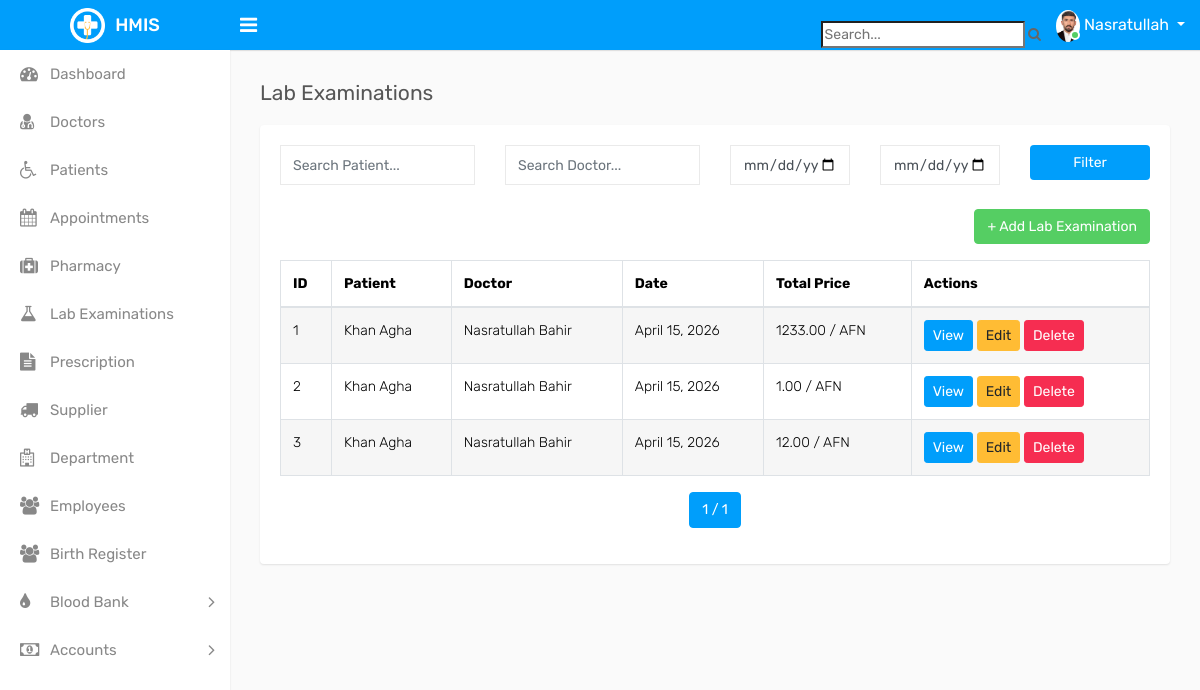
Before: /lab/ (signed in) with the older database file.
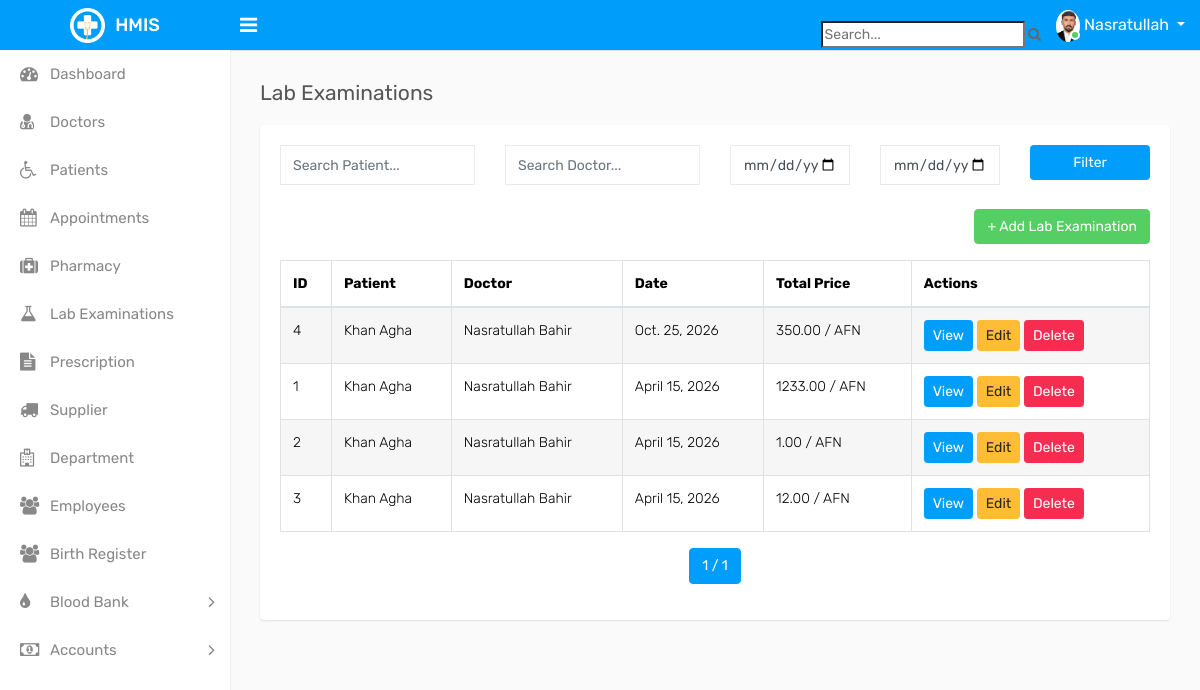
After: the same page with the newer database file.
### pharmacy/models.py (models this page shows, shortened)
class LabExamination(models.Model):
    patient = models.ForeignKey(Patient, on_delete=models.CASCADE)
    doctor = models.ForeignKey(Doctor, on_delete=models.SET_NULL, null=True)
    date = models.DateField(default=timezone.now)
    def total_cost(self):
        return sum(item.price for item in self.items.all())

class Patient(models.Model):
    GENDER_CHOICES = [
        ('M', 'Male'),
        ('F', 'Female')
    ]
    department = models.ForeignKey(Department, on_delete=models.SET_NULL, null=True)
    full_name = models.CharField(max_length=100)
    age = models.IntegerField()
    gender = models.CharField(max_length=1, choices=GENDER_CHOICES)
    contact = models.CharField(max_length=15)
    address = models.TextField()
    sick_type = models.TextField()
    registration_date = models.DateField(default=timezone.now)

class Doctor(models.Model):
    GENDER_CHOICES = [
        ('M', 'Male'),
        ('F', 'Female')
    ]
    photo = models.ImageField(
        upload_to='doctors/',
        blank=True,
        null=True
    )
    department = models.ForeignKey(Department, on_delete=models.SET_NULL, null=True)
    user = models.OneToOneField(User, on_delete=models.CASCADE)
    full_name = models.CharField(max_length=100)
    gender = models.CharField(max_length=1, choices=GENDER_CHOICES)
    contact = models.CharField(max_length=15)
    email = models.EmailField()
    address = models.TextField()
    available_days = models.CharField(max_length=100)
    specialization = models.CharField(max_length=100)
    education = models.TextField()
    experience = models.TextField()

class LabExaminationItem(models.Model):
    lab_exam = models.ForeignKey(
        LabExamination,
        on_delete=models.CASCADE,
        related_name="items"
    )
    examination_type = models.CharField(max_length=100)
    unit = models.CharField(max_length=100)
    normal = models.CharField(max_length=100)
    result = models.TextField()
    price = models.DecimalField(max_digits=10, decimal_places=2)

### pharmacy/views.py (the view)
# urls.py: path('lab/', views.lab_list, name='lab_list'),
@login_required
def lab_list(request):
    lab_exams = LabExamination.objects.select_related("patient", "doctor").all().order_by("-date")
    patient = request.GET.get('patient')
    doctor = request.GET.get('doctor')
    start_date = request.GET.get('start_date')
    end_date = request.GET.get('end_date')
    if patient:
        lab_exams = lab_exams.filter(patient__full_name__icontains=patient)
    if doctor:
        lab_exams = lab_exams.filter(doctor__full_name__icontains=doctor)
    if start_date and end_date:
        lab_exams = lab_exams.filter(date__range=[start_date, end_date])
    paginator = Paginator(lab_exams.order_by('-date'), 10)
    page_number = request.GET.get('page')
    page_obj = paginator.get_page(page_number)
    return render(request, "lab/lab_list.html", {"page_obj": page_obj})

### pharmacy/templatetags/group_tags.py (called while the page is built)
@register.filter(name='has_group')
def has_group(user, group_name):
    return user.groups.filter(name=group_name).exists()

### pharmacy/templates/lab/lab_list.html (shortened to what this page needs)
{% extends "base.html" %}
{% load group_tags %}
{% block content %}
<div class="page-wrapper">
  <div class="content">
    <div class="page-header">
      <div class="row">
        <div class="col-sm-12">
          <h3 class="page-title">Lab Examinations</h3>
        </div>
      </div>
    </div>
    <div class="card">
      <div class="card-body">
        <form method="get" class="row mb-4">
          <div class="col-md-3">
            <input type="text" name="patient" class="form-control" placeholder="Search Patient..."
              value="{{ request.GET.patient}}">
          </div>
          <div class="col-md-3">
            <input type="text" name="doctor" class="form-control" placeholder="Search Doctor..."
              value="{{ request.GET.doctor }}">
          </div>
          <div class="col-md-2">
            <input type="date" name="start_date" class="form-control" value="{{ request.GET.start_date }}">
          </div>
          <div class="col-md-2">
            <input type="date" name="end_date" class="form-control" value="{{ request.GET.end_date }}">
          </div>
          <div class="col-md-2">
            <button type="submit" class="btn btn-primary w-100">Filter</button>
          </div>
        </form>
        <div class="d-flex justify-content-between mb-3">
          {% if user|has_group:"Admin" %}
          <a href="{% url 'lab_create' %}" class="btn btn-success">+ Add Lab Examination</a>
          {% endif %}
        </div>
        <div class="row">
          <div class="col-md-12">
            <div class="table-responsive">
              <table id="dynamic-table" class="table table-striped table-bordered table-hover">
                <thead>
                  <tr>
                    <th>ID</th>
                    <th>Patient</th>
                    <th>Doctor</th>
                    <th>Date</th>
                    <th>Total Price</th>
                    <th>Actions</th>
                  </tr>
                </thead>
                <tbody>
                  {% for exam in page_obj %}
                  <tr>
                    <td>{{ exam.id }}</td>
                    <td>{{ exam.patient.full_name }}</td>
                    <td>{{ exam.doctor.full_name }}</td>
                    <td>{{ exam.date }}</td>
                    <td>{{ exam.total_cost }} / AFN</td>
                    <td>
                      <a href="{% url 'lab_detail' exam.id %}" class="btn btn-sm btn-info">View</a>
                      {% if user|has_group:"Admin" %}
                      <a href="{% url 'lab_update' exam.id %}" class="btn btn-sm btn-warning">Edit</a>
                      <a href="{% url 'lab_delete' exam.id %}" class="btn btn-sm btn-danger">Delete</a>
                      {% endif %}
                    </td>
                  </tr>
                  {% empty %}
                  <tr>
                    <td colspan="6" class="text-center">No lab examinations found.</td>
                  </tr>
                  {% endfor %}
                </tbody>
              </table>
            </div>
            <nav aria-label="Page navigation">
              <ul class="pagination justify-content-center">
                <li class="page-item active">
                  <span class="page-link">
                    {{ page_obj.number }} / {{ page_obj.paginator.num_pages }}
                  </span>
                </li>
              </ul>
            </nav>
          </div>
        </div>
      </div>
    </div>
  </div>
</div>
{% endblock %}

Changed rows visible on the page:
added LabExamination: id "4", patient.full_name "Khan Agha", doctor.full_name "Nasratullah Bahir", date "Oct. 25, 2026", total_cost "350.00"
